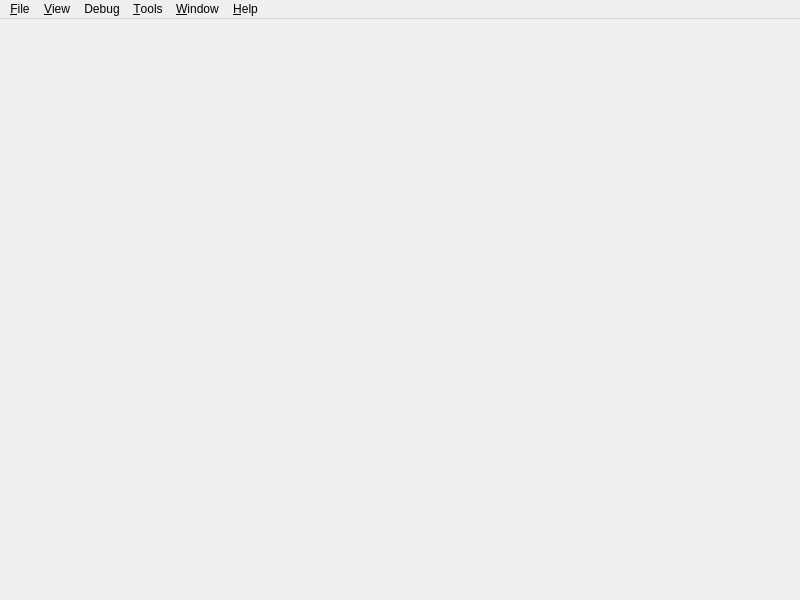
<?xml version="1.0" encoding="UTF-8"?>
<ui version="4.0">
 <class>BrowserWindow</class>
 <widget class="QMainWindow" name="BrowserWindow">
  <property name="geometry">
   <rect>
    <x>0</x>
    <y>0</y>
    <width>800</width>
    <height>600</height>
   </rect>
  </property>
  <property name="acceptDrops">
   <bool>true</bool>
  </property>
  <property name="windowTitle">
   <string>AXR Browser</string>
  </property>
  <property name="unifiedTitleAndToolBarOnMac">
   <bool>true</bool>
  </property>
  <widget class="QWidget" name="centralWidget">
   <layout class="QHBoxLayout" name="horizontalLayout">
    <property name="margin">
     <number>0</number>
    </property>
    <item>
     <widget class="QAXRWidget" name="renderingView" native="true"/>
    </item>
   </layout>
  </widget>
  <widget class="QMenuBar" name="menuBar">
   <property name="geometry">
    <rect>
     <x>0</x>
     <y>0</y>
     <width>800</width>
     <height>22</height>
    </rect>
   </property>
   <widget class="QMenu" name="fileMenu">
    <property name="title">
     <string>&amp;File</string>
    </property>
    <addaction name="openAction"/>
    <addaction name="reloadAction"/>
    <addaction name="separator"/>
    <addaction name="closeAction"/>
    <addaction name="separator"/>
    <addaction name="exitAction"/>
   </widget>
   <widget class="QMenu" name="menuDebug">
    <property name="title">
     <string>Debug</string>
    </property>
    <addaction name="previousLayoutStepAction"/>
    <addaction name="nextLayoutStepAction"/>
    <addaction name="separator"/>
    <addaction name="listXmlElementsAction"/>
    <addaction name="listHssStatementsAction"/>
    <addaction name="listHssTokensAction"/>
    <addaction name="separator"/>
    <addaction name="runLayoutTestsAction"/>
   </widget>
   <widget class="QMenu" name="windowMenu">
    <property name="title">
     <string>&amp;Window</string>
    </property>
    <addaction name="logAction"/>
   </widget>
   <widget class="QMenu" name="helpMenu">
    <property name="title">
     <string>&amp;Help</string>
    </property>
    <addaction name="aboutAction"/>
   </widget>
   <widget class="QMenu" name="viewMenu">
    <property name="title">
     <string>&amp;View</string>
    </property>
    <addaction name="enableAntialiasingAction"/>
   </widget>
   <widget class="QMenu" name="toolsMenu">
    <property name="title">
     <string>&amp;Tools</string>
    </property>
    <addaction name="preferencesAction"/>
   </widget>
   <addaction name="fileMenu"/>
   <addaction name="viewMenu"/>
   <addaction name="menuDebug"/>
   <addaction name="toolsMenu"/>
   <addaction name="windowMenu"/>
   <addaction name="helpMenu"/>
  </widget>
  <action name="openAction">
   <property name="text">
    <string>&amp;Open...</string>
   </property>
  </action>
  <action name="reloadAction">
   <property name="text">
    <string>Reload</string>
   </property>
  </action>
  <action name="closeAction">
   <property name="text">
    <string>Close</string>
   </property>
  </action>
  <action name="exitAction">
   <property name="text">
    <string>E&amp;xit</string>
   </property>
   <property name="menuRole">
    <enum>QAction::QuitRole</enum>
   </property>
  </action>
  <action name="previousLayoutStepAction">
   <property name="text">
    <string>Previous Layout Step</string>
   </property>
  </action>
  <action name="nextLayoutStepAction">
   <property name="text">
    <string>Next Layout Step</string>
   </property>
  </action>
  <action name="listXmlElementsAction">
   <property name="text">
    <string>List XML Elements</string>
   </property>
  </action>
  <action name="listHssStatementsAction">
   <property name="text">
    <string>List HSS Statements</string>
   </property>
  </action>
  <action name="listHssTokensAction">
   <property name="text">
    <string>List HSS Tokens</string>
   </property>
  </action>
  <action name="runLayoutTestsAction">
   <property name="text">
    <string>Run Layout Tests</string>
   </property>
  </action>
  <action name="logAction">
   <property name="text">
    <string>Log</string>
   </property>
  </action>
  <action name="aboutAction">
   <property name="text">
    <string>About AXR Browser</string>
   </property>
   <property name="menuRole">
    <enum>QAction::AboutRole</enum>
   </property>
  </action>
  <action name="enableAntialiasingAction">
   <property name="checkable">
    <bool>true</bool>
   </property>
   <property name="text">
    <string>Enable Antialiasing</string>
   </property>
  </action>
  <action name="preferencesAction">
   <property name="text">
    <string>Options...</string>
   </property>
   <property name="menuRole">
    <enum>QAction::PreferencesRole</enum>
   </property>
  </action>
 </widget>
 <customwidgets>
  <customwidget>
   <class>QAXRWidget</class>
   <extends>QWidget</extends>
   <header>QAXRWidget.h</header>
   <container>1</container>
  </customwidget>
 </customwidgets>
 <resources/>
 <connections>
  <connection>
   <sender>openAction</sender>
   <signal>triggered()</signal>
   <receiver>BrowserWindow</receiver>
   <slot>openFile()</slot>
   <hints>
    <hint type="sourcelabel">
     <x>-1</x>
     <y>-1</y>
    </hint>
    <hint type="destinationlabel">
     <x>399</x>
     <y>299</y>
    </hint>
   </hints>
  </connection>
  <connection>
   <sender>reloadAction</sender>
   <signal>triggered()</signal>
   <receiver>BrowserWindow</receiver>
   <slot>reloadFile()</slot>
   <hints>
    <hint type="sourcelabel">
     <x>-1</x>
     <y>-1</y>
    </hint>
    <hint type="destinationlabel">
     <x>399</x>
     <y>299</y>
    </hint>
   </hints>
  </connection>
  <connection>
   <sender>closeAction</sender>
   <signal>triggered()</signal>
   <receiver>BrowserWindow</receiver>
   <slot>closeFile()</slot>
   <hints>
    <hint type="sourcelabel">
     <x>-1</x>
     <y>-1</y>
    </hint>
    <hint type="destinationlabel">
     <x>399</x>
     <y>299</y>
    </hint>
   </hints>
  </connection>
  <connection>
   <sender>previousLayoutStepAction</sender>
   <signal>triggered()</signal>
   <receiver>BrowserWindow</receiver>
   <slot>previousLayoutStep()</slot>
   <hints>
    <hint type="sourcelabel">
     <x>-1</x>
     <y>-1</y>
    </hint>
    <hint type="destinationlabel">
     <x>399</x>
     <y>299</y>
    </hint>
   </hints>
  </connection>
  <connection>
   <sender>nextLayoutStepAction</sender>
   <signal>triggered()</signal>
   <receiver>BrowserWindow</receiver>
   <slot>nextLayoutStep()</slot>
   <hints>
    <hint type="sourcelabel">
     <x>-1</x>
     <y>-1</y>
    </hint>
    <hint type="destinationlabel">
     <x>399</x>
     <y>299</y>
    </hint>
   </hints>
  </connection>
  <connection>
   <sender>listXmlElementsAction</sender>
   <signal>triggered()</signal>
   <receiver>BrowserWindow</receiver>
   <slot>listXmlElements()</slot>
   <hints>
    <hint type="sourcelabel">
     <x>-1</x>
     <y>-1</y>
    </hint>
    <hint type="destinationlabel">
     <x>399</x>
     <y>299</y>
    </hint>
   </hints>
  </connection>
  <connection>
   <sender>listHssStatementsAction</sender>
   <signal>triggered()</signal>
   <receiver>BrowserWindow</receiver>
   <slot>listHssStatements()</slot>
   <hints>
    <hint type="sourcelabel">
     <x>-1</x>
     <y>-1</y>
    </hint>
    <hint type="destinationlabel">
     <x>399</x>
     <y>299</y>
    </hint>
   </hints>
  </connection>
  <connection>
   <sender>listHssTokensAction</sender>
   <signal>triggered()</signal>
   <receiver>BrowserWindow</receiver>
   <slot>listHssTokens()</slot>
   <hints>
    <hint type="sourcelabel">
     <x>-1</x>
     <y>-1</y>
    </hint>
    <hint type="destinationlabel">
     <x>399</x>
     <y>299</y>
    </hint>
   </hints>
  </connection>
  <connection>
   <sender>runLayoutTestsAction</sender>
   <signal>triggered()</signal>
   <receiver>BrowserWindow</receiver>
   <slot>runLayoutTests()</slot>
   <hints>
    <hint type="sourcelabel">
     <x>-1</x>
     <y>-1</y>
    </hint>
    <hint type="destinationlabel">
     <x>399</x>
     <y>299</y>
    </hint>
   </hints>
  </connection>
  <connection>
   <sender>logAction</sender>
   <signal>triggered()</signal>
   <receiver>BrowserWindow</receiver>
   <slot>showErrorLog()</slot>
   <hints>
    <hint type="sourcelabel">
     <x>-1</x>
     <y>-1</y>
    </hint>
    <hint type="destinationlabel">
     <x>399</x>
     <y>299</y>
    </hint>
   </hints>
  </connection>
  <connection>
   <sender>aboutAction</sender>
   <signal>triggered()</signal>
   <receiver>BrowserWindow</receiver>
   <slot>showAbout()</slot>
   <hints>
    <hint type="sourcelabel">
     <x>-1</x>
     <y>-1</y>
    </hint>
    <hint type="destinationlabel">
     <x>399</x>
     <y>299</y>
    </hint>
   </hints>
  </connection>
  <connection>
   <sender>enableAntialiasingAction</sender>
   <signal>toggled(bool)</signal>
   <receiver>BrowserWindow</receiver>
   <slot>toggleAntialiasing(bool)</slot>
   <hints>
    <hint type="sourcelabel">
     <x>-1</x>
     <y>-1</y>
    </hint>
    <hint type="destinationlabel">
     <x>399</x>
     <y>299</y>
    </hint>
   </hints>
  </connection>
  <connection>
   <sender>exitAction</sender>
   <signal>triggered()</signal>
   <receiver>BrowserWindow</receiver>
   <slot>close()</slot>
   <hints>
    <hint type="sourcelabel">
     <x>-1</x>
     <y>-1</y>
    </hint>
    <hint type="destinationlabel">
     <x>399</x>
     <y>299</y>
    </hint>
   </hints>
  </connection>
  <connection>
   <sender>preferencesAction</sender>
   <signal>triggered()</signal>
   <receiver>BrowserWindow</receiver>
   <slot>showPreferences()</slot>
   <hints>
    <hint type="sourcelabel">
     <x>-1</x>
     <y>-1</y>
    </hint>
    <hint type="destinationlabel">
     <x>399</x>
     <y>299</y>
    </hint>
   </hints>
  </connection>
 </connections>
 <slots>
  <slot>openFile()</slot>
  <slot>closeFile()</slot>
  <slot>reloadFile()</slot>
  <slot>previousLayoutStep()</slot>
  <slot>nextLayoutStep()</slot>
  <slot>listXmlElements()</slot>
  <slot>listHssStatements()</slot>
  <slot>listHssTokens()</slot>
  <slot>runLayoutTests()</slot>
  <slot>showErrorLog()</slot>
  <slot>showAbout()</slot>
  <slot>toggleAntialiasing(bool)</slot>
  <slot>showPreferences()</slot>
 </slots>
</ui>
